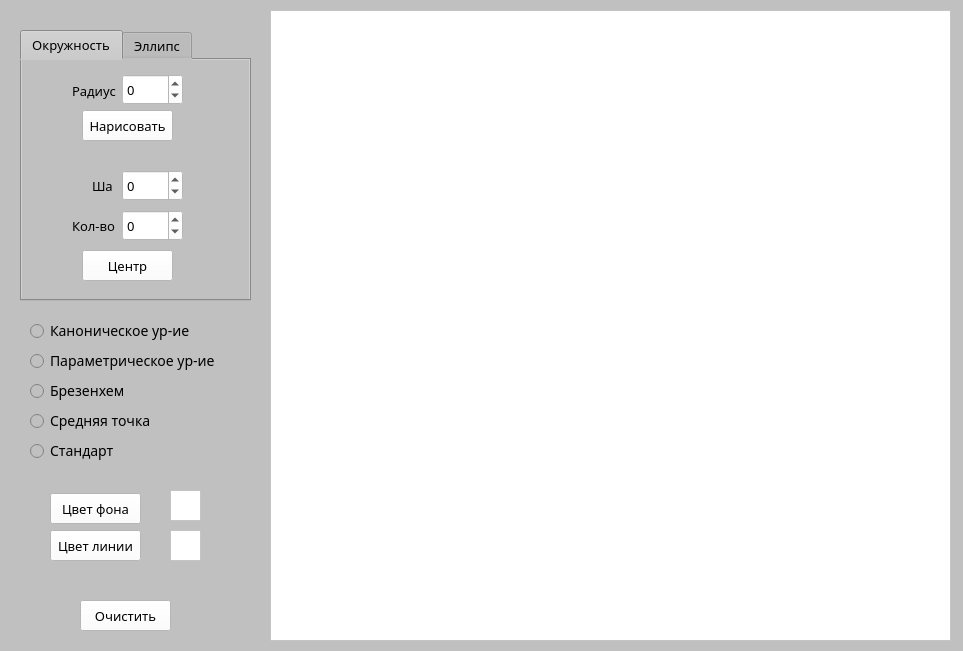
<?xml version="1.0" encoding="UTF-8"?>
<ui version="4.0">
 <class>MainWindow</class>
 <widget class="QMainWindow" name="MainWindow">
  <property name="geometry">
   <rect>
    <x>0</x>
    <y>0</y>
    <width>963</width>
    <height>651</height>
   </rect>
  </property>
  <property name="windowTitle">
   <string>MainWindow</string>
  </property>
  <property name="styleSheet">
   <string notr="true">background: silver</string>
  </property>
  <widget class="QWidget" name="centralWidget">
   <widget class="QGraphicsView" name="graphicsView">
    <property name="geometry">
     <rect>
      <x>270</x>
      <y>10</y>
      <width>681</width>
      <height>631</height>
     </rect>
    </property>
    <property name="styleSheet">
     <string notr="true">background: white</string>
    </property>
   </widget>
   <widget class="QRadioButton" name="canBtn">
    <property name="geometry">
     <rect>
      <x>30</x>
      <y>320</y>
      <width>181</width>
      <height>22</height>
     </rect>
    </property>
    <property name="styleSheet">
     <string notr="true">color: black; font-family: Menlo; font-size: 14px;</string>
    </property>
    <property name="text">
     <string>Каноническое ур-ие</string>
    </property>
   </widget>
   <widget class="QRadioButton" name="parBtn">
    <property name="geometry">
     <rect>
      <x>30</x>
      <y>350</y>
      <width>201</width>
      <height>22</height>
     </rect>
    </property>
    <property name="styleSheet">
     <string notr="true">color: black; font-family: Menlo; font-size: 14px;</string>
    </property>
    <property name="text">
     <string>Параметрическое ур-ие</string>
    </property>
   </widget>
   <widget class="QRadioButton" name="brezBtn">
    <property name="geometry">
     <rect>
      <x>30</x>
      <y>380</y>
      <width>101</width>
      <height>22</height>
     </rect>
    </property>
    <property name="styleSheet">
     <string notr="true">color: black; font-family: Menlo; font-size: 14px;</string>
    </property>
    <property name="text">
     <string>Брезенхем</string>
    </property>
   </widget>
   <widget class="QRadioButton" name="midBtn">
    <property name="geometry">
     <rect>
      <x>30</x>
      <y>410</y>
      <width>131</width>
      <height>22</height>
     </rect>
    </property>
    <property name="styleSheet">
     <string notr="true">color: black; font-family: Menlo; font-size: 14px;</string>
    </property>
    <property name="text">
     <string>Средняя точка</string>
    </property>
   </widget>
   <widget class="QRadioButton" name="stdBtn">
    <property name="geometry">
     <rect>
      <x>30</x>
      <y>440</y>
      <width>101</width>
      <height>22</height>
     </rect>
    </property>
    <property name="styleSheet">
     <string notr="true">color: black; font-family: Menlo; font-size: 14px;</string>
    </property>
    <property name="text">
     <string>Стандарт</string>
    </property>
   </widget>
   <widget class="QTabWidget" name="menu">
    <property name="geometry">
     <rect>
      <x>20</x>
      <y>30</y>
      <width>231</width>
      <height>271</height>
     </rect>
    </property>
    <property name="styleSheet">
     <string notr="true">color: black; font-family: Menlo; font-size: 13px;</string>
    </property>
    <property name="currentIndex">
     <number>0</number>
    </property>
    <widget class="QWidget" name="tab">
     <attribute name="title">
      <string>Окружность</string>
     </attribute>
     <widget class="QSpinBox" name="rSpin">
      <property name="geometry">
       <rect>
        <x>100</x>
        <y>14</y>
        <width>61</width>
        <height>31</height>
       </rect>
      </property>
      <property name="styleSheet">
       <string notr="true">background: white</string>
      </property>
      <property name="minimum">
       <number>-99999</number>
      </property>
      <property name="maximum">
       <number>99999</number>
      </property>
     </widget>
     <widget class="QLabel" name="label">
      <property name="geometry">
       <rect>
        <x>50</x>
        <y>20</y>
        <width>51</width>
        <height>21</height>
       </rect>
      </property>
      <property name="text">
       <string>Радиус</string>
      </property>
     </widget>
     <widget class="QPushButton" name="drawCBtn">
      <property name="geometry">
       <rect>
        <x>60</x>
        <y>50</y>
        <width>91</width>
        <height>31</height>
       </rect>
      </property>
      <property name="styleSheet">
       <string notr="true">#drawCBtn {
color: black; 
font-family: Menlo;
 font-size: 13px;
background: white
}
#drawCBtn:hover{
 font-size: 14px;
}</string>
      </property>
      <property name="text">
       <string>Нарисовать</string>
      </property>
     </widget>
     <widget class="QSpinBox" name="cSSpin">
      <property name="geometry">
       <rect>
        <x>100</x>
        <y>110</y>
        <width>61</width>
        <height>31</height>
       </rect>
      </property>
      <property name="styleSheet">
       <string notr="true">background: white</string>
      </property>
      <property name="minimum">
       <number>-99999</number>
      </property>
      <property name="maximum">
       <number>99999</number>
      </property>
     </widget>
     <widget class="QSpinBox" name="cQSpin">
      <property name="geometry">
       <rect>
        <x>100</x>
        <y>150</y>
        <width>61</width>
        <height>31</height>
       </rect>
      </property>
      <property name="styleSheet">
       <string notr="true">background: white</string>
      </property>
      <property name="minimum">
       <number>-99999</number>
      </property>
      <property name="maximum">
       <number>99999</number>
      </property>
     </widget>
     <widget class="QLabel" name="label_2">
      <property name="geometry">
       <rect>
        <x>70</x>
        <y>110</y>
        <width>21</width>
        <height>31</height>
       </rect>
      </property>
      <property name="text">
       <string>Шаг</string>
      </property>
     </widget>
     <widget class="QLabel" name="label_3">
      <property name="geometry">
       <rect>
        <x>50</x>
        <y>150</y>
        <width>51</width>
        <height>31</height>
       </rect>
      </property>
      <property name="text">
       <string>Кол-во</string>
      </property>
     </widget>
     <widget class="QPushButton" name="drawCCBtn">
      <property name="geometry">
       <rect>
        <x>60</x>
        <y>190</y>
        <width>91</width>
        <height>31</height>
       </rect>
      </property>
      <property name="styleSheet">
       <string notr="true">#drawCCBtn {
color: black; 
font-family: Menlo;
 font-size: 13px;
background: white
}
#drawCCBtn:hover{
 font-size: 14px;
}</string>
      </property>
      <property name="text">
       <string>Центр</string>
      </property>
     </widget>
    </widget>
    <widget class="QWidget" name="tab_2">
     <attribute name="title">
      <string>Эллипс</string>
     </attribute>
     <widget class="QSpinBox" name="aSpin">
      <property name="geometry">
       <rect>
        <x>80</x>
        <y>10</y>
        <width>61</width>
        <height>31</height>
       </rect>
      </property>
      <property name="styleSheet">
       <string notr="true">background: white</string>
      </property>
      <property name="minimum">
       <number>-99999</number>
      </property>
      <property name="maximum">
       <number>99999</number>
      </property>
     </widget>
     <widget class="QSpinBox" name="bSpin">
      <property name="geometry">
       <rect>
        <x>80</x>
        <y>40</y>
        <width>61</width>
        <height>31</height>
       </rect>
      </property>
      <property name="styleSheet">
       <string notr="true">background: white</string>
      </property>
      <property name="minimum">
       <number>-99999</number>
      </property>
      <property name="maximum">
       <number>99999</number>
      </property>
     </widget>
     <widget class="QLabel" name="label_4">
      <property name="geometry">
       <rect>
        <x>60</x>
        <y>10</y>
        <width>16</width>
        <height>31</height>
       </rect>
      </property>
      <property name="text">
       <string>A</string>
      </property>
     </widget>
     <widget class="QLabel" name="label_5">
      <property name="geometry">
       <rect>
        <x>60</x>
        <y>40</y>
        <width>21</width>
        <height>31</height>
       </rect>
      </property>
      <property name="text">
       <string>B</string>
      </property>
     </widget>
     <widget class="QPushButton" name="drawEBtn">
      <property name="geometry">
       <rect>
        <x>60</x>
        <y>80</y>
        <width>91</width>
        <height>31</height>
       </rect>
      </property>
      <property name="styleSheet">
       <string notr="true">#drawEBtn {
color: black; 
font-family: Menlo;
 font-size: 13px;
background: white
}
#drawEBtn:hover{
 font-size: 14px;
}</string>
      </property>
      <property name="text">
       <string>Нарисовать</string>
      </property>
     </widget>
     <widget class="QPushButton" name="drawECBtn">
      <property name="geometry">
       <rect>
        <x>60</x>
        <y>200</y>
        <width>91</width>
        <height>31</height>
       </rect>
      </property>
      <property name="styleSheet">
       <string notr="true">#drawECBtn {
color: black; 
font-family: Menlo;
 font-size: 13px;
background: white
}
#drawECBtn:hover{
 font-size: 14px;
}</string>
      </property>
      <property name="text">
       <string>Центр</string>
      </property>
     </widget>
     <widget class="QLabel" name="label_7">
      <property name="geometry">
       <rect>
        <x>70</x>
        <y>120</y>
        <width>21</width>
        <height>31</height>
       </rect>
      </property>
      <property name="text">
       <string>Шаг</string>
      </property>
     </widget>
     <widget class="QSpinBox" name="eQSpin">
      <property name="geometry">
       <rect>
        <x>100</x>
        <y>160</y>
        <width>61</width>
        <height>31</height>
       </rect>
      </property>
      <property name="styleSheet">
       <string notr="true">background: white</string>
      </property>
      <property name="minimum">
       <number>-99999</number>
      </property>
      <property name="maximum">
       <number>99999</number>
      </property>
     </widget>
     <widget class="QLabel" name="label_6">
      <property name="geometry">
       <rect>
        <x>50</x>
        <y>160</y>
        <width>51</width>
        <height>31</height>
       </rect>
      </property>
      <property name="text">
       <string>Кол-во</string>
      </property>
     </widget>
     <widget class="QSpinBox" name="eSSpin">
      <property name="geometry">
       <rect>
        <x>100</x>
        <y>120</y>
        <width>61</width>
        <height>31</height>
       </rect>
      </property>
      <property name="styleSheet">
       <string notr="true">background: white</string>
      </property>
      <property name="minimum">
       <number>-99999</number>
      </property>
      <property name="maximum">
       <number>99999</number>
      </property>
     </widget>
    </widget>
   </widget>
   <widget class="QGraphicsView" name="bgView">
    <property name="geometry">
     <rect>
      <x>170</x>
      <y>490</y>
      <width>31</width>
      <height>31</height>
     </rect>
    </property>
    <property name="styleSheet">
     <string notr="true">background: white</string>
    </property>
   </widget>
   <widget class="QGraphicsView" name="lineView">
    <property name="geometry">
     <rect>
      <x>170</x>
      <y>530</y>
      <width>31</width>
      <height>31</height>
     </rect>
    </property>
    <property name="styleSheet">
     <string notr="true">background: white</string>
    </property>
   </widget>
   <widget class="QPushButton" name="bgColor">
    <property name="geometry">
     <rect>
      <x>50</x>
      <y>493</y>
      <width>91</width>
      <height>31</height>
     </rect>
    </property>
    <property name="styleSheet">
     <string notr="true">#bgColor {
color: black; 
font-family: Menlo;
 font-size: 13px;
background: white
}
#bgColor:hover{
 font-size: 14px;
}</string>
    </property>
    <property name="text">
     <string>Цвет фона</string>
    </property>
   </widget>
   <widget class="QPushButton" name="lineColor">
    <property name="geometry">
     <rect>
      <x>50</x>
      <y>530</y>
      <width>91</width>
      <height>31</height>
     </rect>
    </property>
    <property name="styleSheet">
     <string notr="true">#lineColor {
color: black; 
font-family: Menlo;
 font-size: 13px;
background: white
}
#lineColor:hover{
 font-size: 14px;
}</string>
    </property>
    <property name="text">
     <string>Цвет линии</string>
    </property>
   </widget>
   <widget class="QPushButton" name="clearBtn">
    <property name="geometry">
     <rect>
      <x>80</x>
      <y>600</y>
      <width>91</width>
      <height>31</height>
     </rect>
    </property>
    <property name="styleSheet">
     <string notr="true">#clearBtn {
color: black; 
font-family: Menlo;
 font-size: 13px;
background: white
}
#clearBtn:hover{
 font-size: 14px;
}</string>
    </property>
    <property name="text">
     <string>Очистить</string>
    </property>
   </widget>
  </widget>
 </widget>
 <layoutdefault spacing="6" margin="11"/>
 <resources/>
 <connections/>
</ui>
